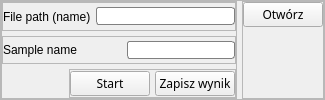
                 <widget class="QFrame" name="frame_10">
                  <property name="frameShape">
                   <enum>QFrame::StyledPanel</enum>
                  </property>
                  <property name="frameShadow">
                   <enum>QFrame::Raised</enum>
                  </property>
                  <layout class="QHBoxLayout" name="horizontalLayout_5">
                   <property name="spacing">
                    <number>5</number>
                   </property>
                   <property name="leftMargin">
                    <number>0</number>
                   </property>
                   <property name="topMargin">
                    <number>0</number>
                   </property>
                   <property name="rightMargin">
                    <number>0</number>
                   </property>
                   <property name="bottomMargin">
                    <number>0</number>
                   </property>
                   <item>
                    <widget class="QFrame" name="frame_8">
                     <property name="frameShape">
                      <enum>QFrame::StyledPanel</enum>
                     </property>
                     <property name="frameShadow">
                      <enum>QFrame::Raised</enum>
                     </property>
                     <layout class="QVBoxLayout" name="verticalLayout_12">
                      <property name="spacing">
                       <number>5</number>
                      </property>
                      <property name="leftMargin">
                       <number>0</number>
                      </property>
                      <property name="topMargin">
                       <number>0</number>
                      </property>
                      <property name="rightMargin">
                       <number>0</number>
                      </property>
                      <property name="bottomMargin">
                       <number>0</number>
                      </property>
                      <item>
                       <widget class="QFrame" name="frame_18">
                        <property name="frameShape">
                         <enum>QFrame::StyledPanel</enum>
                        </property>
                        <property name="frameShadow">
                         <enum>QFrame::Raised</enum>
                        </property>
                        <layout class="QHBoxLayout" name="horizontalLayout_4">
                         <property name="spacing">
                          <number>5</number>
                         </property>
                         <property name="leftMargin">
                          <number>0</number>
                         </property>
                         <property name="topMargin">
                          <number>0</number>
                         </property>
                         <property name="rightMargin">
                          <number>0</number>
                         </property>
                         <property name="bottomMargin">
                          <number>0</number>
                         </property>
                         <item>
                          <widget class="QLabel" name="label">
                           <property name="text">
                            <string>File path (name)</string>
                           </property>
                          </widget>
                         </item>
                         <item>
                          <widget class="QLineEdit" name="nazwa_pliku_obiekt">
                           <property name="styleSheet">
                            <string notr="true">QLineEdit {
	border: 0.5px solid grey;
    border-radius: 3;

}</string>
                           </property>
                          </widget>
                         </item>
                        </layout>
                       </widget>
                      </item>
                      <item>
                       <widget class="QFrame" name="frame_17">
                        <property name="frameShape">
                         <enum>QFrame::StyledPanel</enum>
                        </property>
                        <property name="frameShadow">
                         <enum>QFrame::Raised</enum>
                        </property>
                        <layout class="QHBoxLayout" name="horizontalLayout_3">
                         <property name="spacing">
                          <number>5</number>
                         </property>
                         <property name="leftMargin">
                          <number>0</number>
                         </property>
                         <property name="topMargin">
                          <number>0</number>
                         </property>
                         <property name="rightMargin">
                          <number>0</number>
                         </property>
                         <property name="bottomMargin">
                          <number>0</number>
                         </property>
                         <item>
                          <widget class="QLabel" name="label_2">
                           <property name="text">
                            <string>Sample name</string>
                           </property>
                          </widget>
                         </item>
                         <item>
                          <widget class="QPushButton" name="Button_getName">
                           <property name="maximumSize">
                            <size>
                             <width>60</width>
                             <height>20</height>
                            </size>
                           </property>
                           <property name="cursor">
                            <cursorShape>PointingHandCursor</cursorShape>
                           </property>
                           <property name="styleSheet">
                            <string notr="true"/>
                           </property>
                           <property name="text">
                            <string/>
                           </property>
                           <property name="icon">
                            <iconset resource="Zasoby.qrc">
                             <normaloff>:/Open/Icons/SampleName.png</normaloff>:/Open/Icons/SampleName.png</iconset>
                           </property>
                           <property name="iconSize">
                            <size>
                             <width>50</width>
                             <height>30</height>
                            </size>
                           </property>
                           <property name="autoDefault">
                            <bool>true</bool>
                           </property>
                           <property name="flat">
                            <bool>true</bool>
                           </property>
                          </widget>
                         </item>
                         <item>
                          <widget class="QLineEdit" name="nazwa_probki_obiekt">
                           <property name="styleSheet">
                            <string notr="true">QLineEdit {
	border: 0.5px solid grey;
    border-radius: 3;

}</string>
                           </property>
                          </widget>
                         </item>
                        </layout>
                       </widget>
                      </item>
                      <item alignment="Qt::AlignRight">
                       <widget class="QFrame" name="frame_16">
                        <property name="frameShape">
                         <enum>QFrame::StyledPanel</enum>
                        </property>
                        <property name="frameShadow">
                         <enum>QFrame::Raised</enum>
                        </property>
                        <layout class="QHBoxLayout" name="horizontalLayout_2">
                         <property name="spacing">
                          <number>5</number>
                         </property>
                         <property name="leftMargin">
                          <number>0</number>
                         </property>
                         <property name="topMargin">
                          <number>0</number>
                         </property>
                         <property name="rightMargin">
                          <number>0</number>
                         </property>
                         <property name="bottomMargin">
                          <number>0</number>
                         </property>
                         <item>
                          <widget class="QPushButton" name="start_button">
                           <property name="sizePolicy">
                            <sizepolicy hsizetype="Minimum" vsizetype="Fixed">
                             <horstretch>0</horstretch>
                             <verstretch>0</verstretch>
                            </sizepolicy>
                           </property>
                           <property name="minimumSize">
                            <size>
                             <width>75</width>
                             <height>20</height>
                            </size>
                           </property>
                           <property name="font">
                            <font>
                             <family>Century Gothic</family>
                             <pointsize>9</pointsize>
                            </font>
                           </property>
                           <property name="styleSheet">
                            <string notr="true"/>
                           </property>
                           <property name="text">
                            <string>Start</string>
                           </property>
                          </widget>
                         </item>
                         <item>
                          <widget class="QPushButton" name="save_button">
                           <property name="sizePolicy">
                            <sizepolicy hsizetype="Minimum" vsizetype="Fixed">
                             <horstretch>0</horstretch>
                             <verstretch>0</verstretch>
                            </sizepolicy>
                           </property>
                           <property name="minimumSize">
                            <size>
                             <width>75</width>
                             <height>20</height>
                            </size>
                           </property>
                           <property name="font">
                            <font>
                             <family>Century Gothic</family>
                             <pointsize>9</pointsize>
                            </font>
                           </property>
                           <property name="styleSheet">
                            <string notr="true"/>
                           </property>
                           <property name="text">
                            <string>Zapisz wynik</string>
                           </property>
                          </widget>
                         </item>
                        </layout>
                       </widget>
                      </item>
                     </layout>
                    </widget>
                   </item>
                   <item>
                    <widget class="QFrame" name="frame_9">
                     <property name="frameShape">
                      <enum>QFrame::StyledPanel</enum>
                     </property>
                     <property name="frameShadow">
                      <enum>QFrame::Raised</enum>
                     </property>
                     <layout class="QHBoxLayout" name="horizontalLayout_10">
                      <property name="spacing">
                       <number>5</number>
                      </property>
                      <property name="leftMargin">
                       <number>0</number>
                      </property>
                      <property name="topMargin">
                       <number>0</number>
                      </property>
                      <property name="rightMargin">
                       <number>0</number>
                      </property>
                      <property name="bottomMargin">
                       <number>0</number>
                      </property>
                      <item alignment="Qt::AlignTop">
                       <widget class="QPushButton" name="open_button">
                        <property name="sizePolicy">
                         <sizepolicy hsizetype="Minimum" vsizetype="Expanding">
                          <horstretch>0</horstretch>
                          <verstretch>0</verstretch>
                         </sizepolicy>
                        </property>
                        <property name="minimumSize">
                         <size>
                          <width>75</width>
                          <height>20</height>
                         </size>
                        </property>
                        <property name="font">
                         <font>
                          <family>Century Gothic</family>
                          <pointsize>9</pointsize>
                         </font>
                        </property>
                        <property name="styleSheet">
                         <string notr="true"/>
                        </property>
                        <property name="text">
                         <string>Otwórz</string>
                        </property>
                       </widget>
                      </item>
                     </layout>
                    </widget>
                   </item>
                  </layout>
                 </widget>
